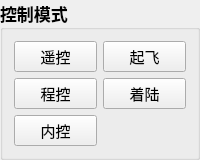
         <widget class="QGroupBox" name="a6">
          <property name="sizePolicy">
           <sizepolicy hsizetype="Preferred" vsizetype="Preferred">
            <horstretch>0</horstretch>
            <verstretch>0</verstretch>
           </sizepolicy>
          </property>
          <property name="font">
           <font>
            <family>微软雅黑</family>
            <pointsize>13</pointsize>
            <weight>75</weight>
            <bold>true</bold>
           </font>
          </property>
          <property name="title">
           <string>控制模式</string>
          </property>
          <layout class="QGridLayout" name="gridLayout_6" rowstretch="0,0,0">
           <item row="1" column="0">
            <widget class="QPushButton" name="programeControlModelButton">
             <property name="minimumSize">
              <size>
               <width>60</width>
               <height>31</height>
              </size>
             </property>
             <property name="font">
              <font>
               <family>微软雅黑</family>
               <pointsize>11</pointsize>
               <weight>50</weight>
               <bold>false</bold>
              </font>
             </property>
             <property name="text">
              <string>程控</string>
             </property>
            </widget>
           </item>
           <item row="0" column="0">
            <widget class="QPushButton" name="remoteControlModelButton">
             <property name="minimumSize">
              <size>
               <width>60</width>
               <height>31</height>
              </size>
             </property>
             <property name="font">
              <font>
               <family>微软雅黑</family>
               <pointsize>11</pointsize>
               <weight>50</weight>
               <bold>false</bold>
              </font>
             </property>
             <property name="text">
              <string>遥控</string>
             </property>
            </widget>
           </item>
           <item row="2" column="0">
            <widget class="QPushButton" name="internalControlModelButton">
             <property name="minimumSize">
              <size>
               <width>60</width>
               <height>31</height>
              </size>
             </property>
             <property name="font">
              <font>
               <family>微软雅黑</family>
               <pointsize>11</pointsize>
               <weight>50</weight>
               <bold>false</bold>
              </font>
             </property>
             <property name="text">
              <string>内控</string>
             </property>
            </widget>
           </item>
           <item row="0" column="1">
            <widget class="QPushButton" name="takeOffButton">
             <property name="minimumSize">
              <size>
               <width>60</width>
               <height>31</height>
              </size>
             </property>
             <property name="font">
              <font>
               <family>微软雅黑</family>
               <pointsize>11</pointsize>
               <weight>50</weight>
               <bold>false</bold>
              </font>
             </property>
             <property name="text">
              <string>起飞</string>
             </property>
            </widget>
           </item>
           <item row="1" column="1">
            <widget class="QPushButton" name="landingButton">
             <property name="minimumSize">
              <size>
               <width>60</width>
               <height>31</height>
              </size>
             </property>
             <property name="font">
              <font>
               <family>微软雅黑</family>
               <pointsize>11</pointsize>
               <weight>50</weight>
               <bold>false</bold>
              </font>
             </property>
             <property name="text">
              <string>着陆</string>
             </property>
            </widget>
           </item>
          </layout>
         </widget>
